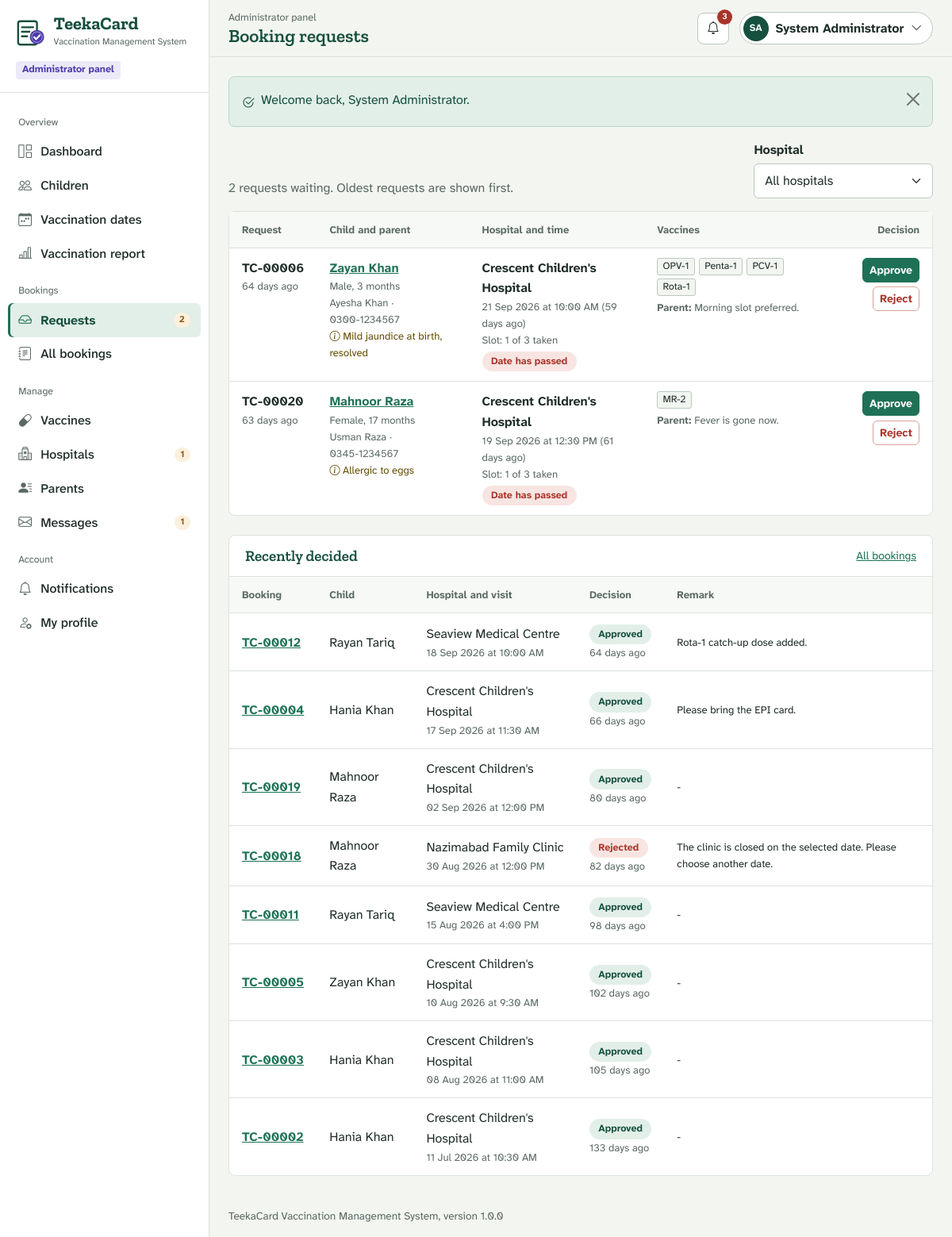
The page /1_Source_Code/vms/admin/requests.php (signed in) on the database as committed earlier.
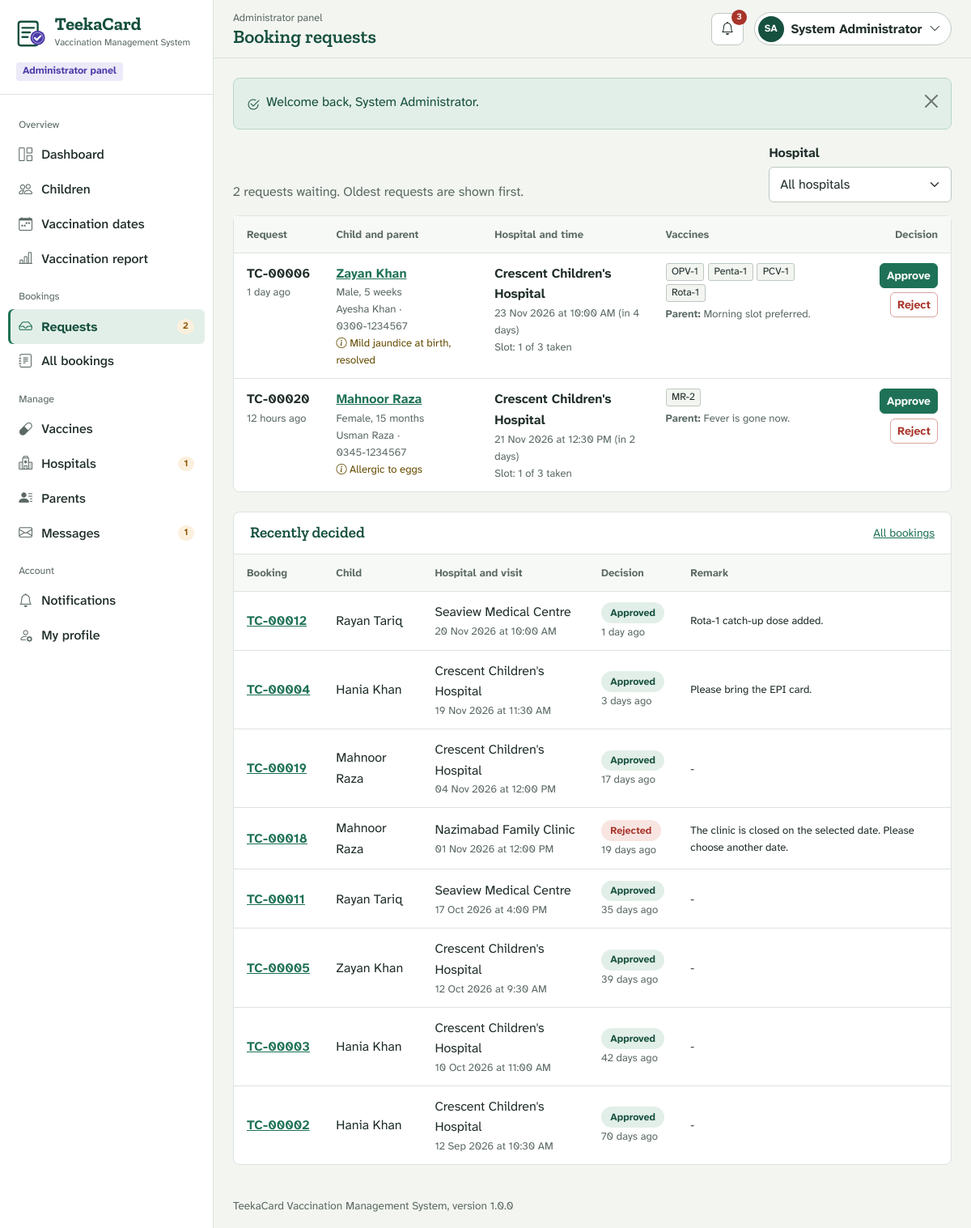
The same page on the database as committed later.
### tables this page shows
CREATE TABLE `appointments` (
  `id`                 INT UNSIGNED NOT NULL AUTO_INCREMENT,
  `parent_id`          INT UNSIGNED NOT NULL,
  `child_id`           INT UNSIGNED NOT NULL,
  `hospital_id`        INT UNSIGNED NOT NULL,
  `appointment_date`   DATE NOT NULL,
  `appointment_time`   TIME NOT NULL,
  `parent_note`        VARCHAR(255) NULL DEFAULT NULL,
  `request_status`     ENUM('Pending','Approved','Rejected','Cancelled') NOT NULL DEFAULT 'Pending',
  `admin_remark`       VARCHAR(255) NULL DEFAULT NULL,
  `decided_at`         DATETIME NULL DEFAULT NULL,
  `vaccination_status` ENUM('Pending','Vaccinated','Partially Vaccinated','Not Vaccinated') NOT NULL DEFAULT 'Pending',
  `hospital_remark`    VARCHAR(255) NULL DEFAULT NULL,
  `completed_at`       DATETIME NULL DEFAULT NULL,
  `created_at`         DATETIME NOT NULL DEFAULT CURRENT_TIMESTAMP,
  `updated_at`         DATETIME NULL DEFAULT NULL ON UPDATE CURRENT_TIMESTAMP,
  PRIMARY KEY (`id`),
  KEY `idx_appt_date` (`appointment_date`),
  KEY `idx_appt_request` (`request_status`),
  KEY `idx_appt_vacc` (`vaccination_status`),
  CONSTRAINT `fk_appt_parent`   FOREIGN KEY (`parent_id`)   REFERENCES `parents` (`id`)   ON DELETE CASCADE,
  CONSTRAINT `fk_appt_child`    FOREIGN KEY (`child_id`)    REFERENCES `children` (`id`)  ON DELETE CASCADE,
   
   
  CONSTRAINT `fk_appt_hospital` FOREIGN KEY (`hospital_id`) REFERENCES `hospitals` (`id`) ON DELETE RESTRICT
);

CREATE TABLE `children` (
  `id`            INT UNSIGNED NOT NULL AUTO_INCREMENT,
  `parent_id`     INT UNSIGNED NOT NULL,
  `name`          VARCHAR(100) NOT NULL,
  `date_of_birth` DATE NOT NULL,
  `gender`        ENUM('Male','Female') NOT NULL,
  `blood_group`   VARCHAR(5) NULL DEFAULT NULL,
  `birth_weight`  DECIMAL(4,2) NULL DEFAULT NULL COMMENT 'kg',
  `notes`         VARCHAR(255) NULL DEFAULT NULL COMMENT 'allergies / medical notes',
  `created_at`    DATETIME NOT NULL DEFAULT CURRENT_TIMESTAMP,
  `updated_at`    DATETIME NULL DEFAULT NULL ON UPDATE CURRENT_TIMESTAMP,
  PRIMARY KEY (`id`),
  KEY `idx_child_parent` (`parent_id`),
  CONSTRAINT `fk_child_parent` FOREIGN KEY (`parent_id`)
    REFERENCES `parents` (`id`) ON DELETE CASCADE
);

CREATE TABLE `notifications` (
  `id`         INT UNSIGNED NOT NULL AUTO_INCREMENT,
  `user_role`  ENUM('admin','parent','hospital') NOT NULL,
  `user_id`    INT UNSIGNED NOT NULL DEFAULT 0,
  `title`      VARCHAR(150) NOT NULL,
  `message`    VARCHAR(255) NOT NULL,
  `link`       VARCHAR(255) NULL DEFAULT NULL,
  `is_read`    TINYINT(1) NOT NULL DEFAULT 0,
  `created_at` DATETIME NOT NULL DEFAULT CURRENT_TIMESTAMP,
  PRIMARY KEY (`id`),
  KEY `idx_notify_user` (`user_role`, `user_id`, `is_read`)
);

CREATE TABLE `parents` (
  `id`         INT UNSIGNED NOT NULL AUTO_INCREMENT,
  `name`       VARCHAR(100) NOT NULL,
  `email`      VARCHAR(150) NOT NULL,
  `phone`      VARCHAR(20)  NOT NULL,
  `cnic`       VARCHAR(15)  NULL DEFAULT NULL,
  `city`       VARCHAR(60)  NOT NULL,
  `address`    VARCHAR(255) NULL DEFAULT NULL,
  `password`   VARCHAR(255) NOT NULL,
  `status`     ENUM('Active','Blocked') NOT NULL DEFAULT 'Active',
  `created_at` DATETIME NOT NULL DEFAULT CURRENT_TIMESTAMP,
  `updated_at` DATETIME NULL DEFAULT NULL ON UPDATE CURRENT_TIMESTAMP,
  PRIMARY KEY (`id`),
  UNIQUE KEY `uq_parent_email` (`email`)
);

CREATE TABLE `hospitals` (
  `id`         INT UNSIGNED NOT NULL AUTO_INCREMENT,
  `name`       VARCHAR(150) NOT NULL,
  `email`      VARCHAR(150) NOT NULL,
  `phone`      VARCHAR(20)  NOT NULL,
  `city`       VARCHAR(60)  NOT NULL,
  `address`    VARCHAR(255) NOT NULL,
  `location`   VARCHAR(255) NULL DEFAULT NULL COMMENT 'Area / landmark / map link',
  `timings`    VARCHAR(100) NULL DEFAULT NULL,
  `password`   VARCHAR(255) NOT NULL,
  `status`     ENUM('Pending','Active','Inactive') NOT NULL DEFAULT 'Pending',
  `created_at` DATETIME NOT NULL DEFAULT CURRENT_TIMESTAMP,
  `updated_at` DATETIME NULL DEFAULT NULL ON UPDATE CURRENT_TIMESTAMP,
  PRIMARY KEY (`id`),
  UNIQUE KEY `uq_hospital_email` (`email`),
  KEY `idx_hospital_city` (`city`),
  KEY `idx_hospital_status` (`status`)
);

### 1_Source_Code/vms/includes/db.php (called while the page is built, shortened)
<?php
function db(): PDO
{
    static $pdo = null;
    if ($pdo === null) {
        $dsn = 'mysql:host=' . DB_HOST . ';port=' . DB_PORT . ';dbname=' . DB_NAME . ';charset=utf8mb4';
        try {
            $pdo = new PDO($dsn, DB_USER, DB_PASS, [
                PDO::ATTR_ERRMODE            => PDO::ERRMODE_EXCEPTION,
                PDO::ATTR_DEFAULT_FETCH_MODE => PDO::FETCH_ASSOC,
                PDO::ATTR_EMULATE_PREPARES   => false,
            ]);
            $pdo->exec("SET time_zone = '" . date('P') . "'");
        } catch (PDOException $e) {
            db_setup_error($e->getMessage());
        }
    }
    return $pdo;
}
function db_run(string $sql, array $params = []): PDOStatement
{
    $stmt = db()->prepare($sql);
    foreach ($params as $key => $value) {
        $param = is_int($key) ? $key + 1 : (str_starts_with($key, ':') ? $key : ':' . $key);
        $type  = is_int($value) ? PDO::PARAM_INT : (is_null($value) ? PDO::PARAM_NULL : PDO::PARAM_STR);
        $stmt->bindValue($param, $value, $type);
    }
    $stmt->execute();
    return $stmt;
}
function db_all(string $sql, array $params = []): array
{
    return db_run($sql, $params)->fetchAll();
}
function db_value(string $sql, array $params = [])
{
    $value = db_run($sql, $params)->fetchColumn();
    return $value === false ? null : $value;
}
function db_placeholders(int $count): string
{
    return implode(', ', array_fill(0, max(1, $count), '?'));
}

### 1_Source_Code/vms/includes/notify.php (called while the page is built, shortened)
<?php
function notification_owner_id(string $role, int $userId): int
{
    return $role === 'admin' ? 0 : $userId;
}
function latest_notifications(int $limit = 6): array
{
    $role = current_role();
    return db_all(
        'SELECT * FROM notifications WHERE user_role = ? AND user_id = ? ORDER BY created_at DESC, id DESC LIMIT ?',
        [$role, notification_owner_id($role, current_user_id()), $limit]
    );
}

### 1_Source_Code/vms/includes/auth.php (called while the page is built, shortened)
<?php
function current_role(): string
{
    return $_SESSION['auth']['role'] ?? '';
}
function current_user_id(): int
{
    return (int) ($_SESSION['auth']['id'] ?? 0);
}

### 1_Source_Code/vms/admin/requests.php (the view, shortened to what the changed rows need)
<?php
$where          = "a.request_status = 'Pending'";
$params         = [];
$pager   = paginate((int) db_value("SELECT COUNT(*) FROM appointments a WHERE $where", $params));
$pending = db_all(
    "SELECT a.*, c.name AS child_name, c.date_of_birth, c.gender, c.notes AS child_notes,
            p.name AS parent_name, p.phone AS parent_phone,
            h.name AS hospital_name, h.city AS hospital_city, h.status AS hospital_status
       FROM appointments a
       JOIN children c  ON c.id = a.child_id
       JOIN parents p   ON p.id = a.parent_id
       JOIN hospitals h ON h.id = a.hospital_id
      WHERE $where
      ORDER BY a.created_at ASC
      LIMIT ? OFFSET ?",
    array_merge($params, [$pager['per'], $pager['offset']])
);
$vaccines = appointment_vaccine_map(array_column($pending, 'id'));
$recent = db_all(
    "SELECT a.*, c.name AS child_name, h.name AS hospital_name
       FROM appointments a
       JOIN children c  ON c.id = a.child_id
       JOIN hospitals h ON h.id = a.hospital_id
      WHERE a.request_status IN ('Approved', 'Rejected') AND a.decided_at IS NOT NULL
      ORDER BY a.decided_at DESC
      LIMIT 8"
);
require APP_ROOT . '/includes/layout/panel-header.php';
?>
<div class="sheet">
    <?php if (!$pending): ?>
        <?= empty_state('No requests waiting', 'New booking requests from parents will appear here.') ?>
    <?php else: ?>
        <div class="table-responsive">
            <table class="table align-top">
                <thead>
                    <tr>
                        <th scope="col">Request</th>
                        <th scope="col">Child and parent</th>
                        <th scope="col">Hospital and time</th>
                        <th scope="col">Vaccines</th>
                        <th scope="col" class="text-end">Decision</th>
                    </tr>
                </thead>
                <tbody>
                    <?php foreach ($pending as $a): ?>
                        <?php
                        $list       = $vaccines[$a['id']] ?? [];
                        $slotLoad   = slot_bookings((int) $a['hospital_id'], $a['appointment_date'], substr($a['appointment_time'], 0, 5));
                        $fill       = json_encode([
                            'appointment_id'   => (string) $a['id'],
                            'appointment_date' => $a['appointment_date'] >= today() ? $a['appointment_date'] : add_days(today(), 1),
                            'appointment_time' => substr($a['appointment_time'], 0, 5),
                            'ref'              => booking_ref((int) $a['id']),
                            'child'            => $a['child_name'],
                            'hospital'         => $a['hospital_name'],
                        ]);
                        ?>
                        <tr>
                            <td>
                                <div class="cell-title ref"><?= e(booking_ref((int) $a['id'])) ?></div>
                                <div class="cell-sub"><?= e(time_ago($a['created_at'])) ?></div>
                            </td>
                            <td>
                                <a class="fw-600" href="<?= url('admin/children.php?id=' . (int) $a['child_id']) ?>"><?= e($a['child_name']) ?></a>
                                <div class="cell-sub"><?= e($a['gender']) ?>, <?= e(child_age($a['date_of_birth'])) ?></div>
                                <div class="cell-sub"><?= e($a['parent_name']) ?> &middot; <span class="text-nowrap"><?= e($a['parent_phone']) ?></span></div>
                                <?php if ($a['child_notes']): ?><div class="cell-sub text-warning-emphasis"><i class="bi bi-info-circle" aria-hidden="true"></i> <?= e($a['child_notes']) ?></div><?php endif; ?>
                            </td>
                            <td>
                                <div class="fw-600"><?= e($a['hospital_name']) ?></div>
                                <div class="cell-sub"><?= e(visit_when($a)) ?> (<?= e(relative_days($a['appointment_date'])) ?>)</div>
                                <div class="cell-sub">Slot: <?= $slotLoad ?> of <?= (int) SLOT_CAPACITY ?> taken</div>
                                <?php if ($a['appointment_date'] < today()): ?><span class="pill pill-red mt-1">Date has passed</span><?php endif; ?>
                            </td>
                            <td style="min-width: 170px">
                                <?= vaccine_chips($list, false, true) ?>
                                <?php if ($a['parent_note']): ?>
                                    <div class="cell-sub mt-1"><strong>Parent:</strong> <?= e($a['parent_note']) ?></div>
                                <?php endif; ?>
                            </td>
                            <td>
                                <div class="table-actions">
                                    <button class="btn btn-sm btn-primary" type="button" data-bs-toggle="modal" data-bs-target="#approveModal" data-fill="<?= e($fill) ?>">Approve</button>
                                    <button class="btn btn-sm btn-outline-danger" type="button" data-bs-toggle="modal" data-bs-target="#rejectModal" data-fill="<?= e($fill) ?>">Reject</button>
                                </div>
                            </td>
                        </tr>
                    <?php endforeach; ?>
                </tbody>
            </table>
        </div>
    <?php endif; ?>
</div>
<section class="sheet mt-4" aria-labelledby="recent-title">
    <div class="sheet-head">
        <h2 id="recent-title">Recently decided</h2>
    </div>
    <?php if (!$recent): ?>
        <?= empty_state('Nothing decided yet', 'Approved and rejected requests will be listed here.') ?>
    <?php else: ?>
        <div class="table-responsive">
            <table class="table">
                <thead><tr><th scope="col">Booking</th><th scope="col">Child</th><th scope="col">Hospital and visit</th><th scope="col">Decision</th><th scope="col">Remark</th></tr></thead>
                <tbody>
                    <?php foreach ($recent as $r): ?>
                        <tr>
                            <td><a class="fw-600 ref" href="<?= url('admin/bookings.php?id=' . (int) $r['id']) ?>"><?= e(booking_ref((int) $r['id'])) ?></a></td>
                            <td><?= e($r['child_name']) ?></td>
                            <td><?= e($r['hospital_name']) ?><div class="cell-sub"><?= e(visit_when($r)) ?></div></td>
                            <td><?= status_badge($r['request_status']) ?><div class="cell-sub"><?= e(time_ago($r['decided_at'])) ?></div></td>
                            <td class="cell-sub"><?= e($r['admin_remark'] ?: '-') ?></td>
                        </tr>
                    <?php endforeach; ?>
                </tbody>
            </table>
        </div>
    <?php endif; ?>
</section>
<?php require APP_ROOT . '/includes/layout/panel-footer.php'; ?>

### 1_Source_Code/vms/includes/functions.php (shortened to what the changed rows need)
<?php
function e($value): string
{
    return htmlspecialchars((string) ($value ?? ''), ENT_QUOTES, 'UTF-8');
}
function url(string $path = ''): string
{
    return BASE_PATH . '/' . ltrim($path, '/');
}
function int_param(string $key, string $source = 'get'): int
{
    $bag   = $source === 'post' ? $_POST : $_GET;
    $value = filter_var($bag[$key] ?? null, FILTER_VALIDATE_INT, ['options' => ['min_range' => 1]]);
    return $value === false ? 0 : (int) $value;
}
function today(): string
{
    return date('Y-m-d');
}
function fmt_date(?string $date, string $format = 'd M Y'): string
{
    return date($format, strtotime($date));
}
function fmt_time(?string $time): string
{
    return empty($time) ? '-' : date('g:i A', strtotime($time));
}
function add_days(string $date, int $days): string
{
    return date('Y-m-d', strtotime($date . ' ' . ($days >= 0 ? '+' : '') . $days . ' days'));
}
function days_between(string $from, string $to): int
{
    $a = new DateTime($from);
    $b = new DateTime($to);
    return (int) $a->diff($b)->format('%r%a');
}
function child_age(string $dob): string
{
    $days = days_between($dob, today());
    if ($days < 91) {
        $w = intdiv($days, 7);
        return $w . ' weeks';
    }
    $diff   = (new DateTime($dob))->diff(new DateTime(today()));
    $months = $diff->y * 12 + $diff->m;
    if ($months < 24) {
        return $months . ' months';
    }
    return $diff->y . ' years' . ($diff->m ? ' ' . $diff->m . ' months' : '');
}
function relative_days(string $date): string
{
    $d = days_between(today(), $date);
    return $d > 0 ? 'in ' . $d . ' days' : abs($d) . ' days ago';
}
function time_ago(string $datetime): string
{
    $seconds = time() - strtotime($datetime);
    $units = [86400 => 'day', 3600 => 'hour', 60 => 'minute'];
    foreach ($units as $size => $name) {
        if ($seconds >= $size) {
            $n = intdiv($seconds, $size);
            return $n . ' ' . $name . ($n > 1 ? 's' : '') . ' ago';
        }
    }
    return 'just now';
}
function status_badge(?string $status): string
{
    $map = [
        'Pending'              => 'pill-amber',
        'Approved'             => 'pill-green',
        'Active'               => 'pill-green',
        'Available'            => 'pill-green',
        'Rejected'             => 'pill-red',
        'Blocked'              => 'pill-red',
        'Not Vaccinated'       => 'pill-red',
        'Unavailable'          => 'pill-red',
        'Cancelled'            => 'pill-grey',
        'Inactive'             => 'pill-grey',
        'Vaccinated'           => 'pill-ink',
        'Partially Vaccinated' => 'pill-ink-soft',
    ];
    $class = $map[$status] ?? 'pill-grey';
    return '<span class="pill ' . $class . '">' . e($status) . '</span>';
}
function booking_ref(int $id): string
{
    return 'TC-' . str_pad((string) $id, 5, '0', STR_PAD_LEFT);
}
function paginate(int $total, int $perPage = PER_PAGE): array
{
    $pages = max(1, (int) ceil($total / $perPage));
    $page  = min(max(1, int_param('page')), $pages);
    return ['page' => $page, 'per' => $perPage, 'offset' => ($page - 1) * $perPage, 'pages' => $pages, 'total' => $total];
}

Rows that differ between the two databases and show on the page:
changed appointments "TC-00006": created_at "64 days ago" → "1 day ago"; child.date_of_birth "3 months" → "5 weeks"; visit_when($a) "21 Sep 2026 at 10:00 AM" → "23 Nov 2026 at 10:00 AM"; appointment_date "59 days ago" → "in 4 days"; no longer shows "Date has passed"
changed appointments "TC-00020": created_at "63 days ago" → "12 hours ago"; child.date_of_birth "17 months" → "15 months"; visit_when($a) "19 Sep 2026 at 12:30 PM" → "21 Nov 2026 at 12:30 PM"; appointment_date "61 days ago" → "in 2 days"; no longer shows "Date has passed"
changed appointments "TC-00012": visit_when($r) "18 Sep 2026 at 10:00 AM" → "20 Nov 2026 at 10:00 AM"; decided_at "64 days ago" → "1 day ago"
changed appointments "TC-00004": visit_when($r) "17 Sep 2026 at 11:30 AM" → "19 Nov 2026 at 11:30 AM"; decided_at "66 days ago" → "3 days ago"
changed appointments "TC-00019": visit_when($r) "02 Sep 2026 at 12:00 PM" → "04 Nov 2026 at 12:00 PM"; decided_at "80 days ago" → "17 days ago"
changed appointments "TC-00018": visit_when($r) "30 Aug 2026 at 12:00 PM" → "01 Nov 2026 at 12:00 PM"; decided_at "82 days ago" → "19 days ago"
changed appointments "TC-00011": visit_when($r) "15 Aug 2026 at 4:00 PM" → "17 Oct 2026 at 4:00 PM"; decided_at "98 days ago" → "35 days ago"
changed appointments "TC-00005": visit_when($r) "10 Aug 2026 at 9:30 AM" → "12 Oct 2026 at 9:30 AM"; decided_at "102 days ago" → "39 days ago"
changed appointments "TC-00003": visit_when($r) "08 Aug 2026 at 11:00 AM" → "10 Oct 2026 at 11:00 AM"; decided_at "105 days ago" → "42 days ago"
changed appointments "TC-00002": visit_when($r) "11 Jul 2026 at 10:30 AM" → "12 Sep 2026 at 10:30 AM"; decided_at "133 days ago" → "70 days ago"
